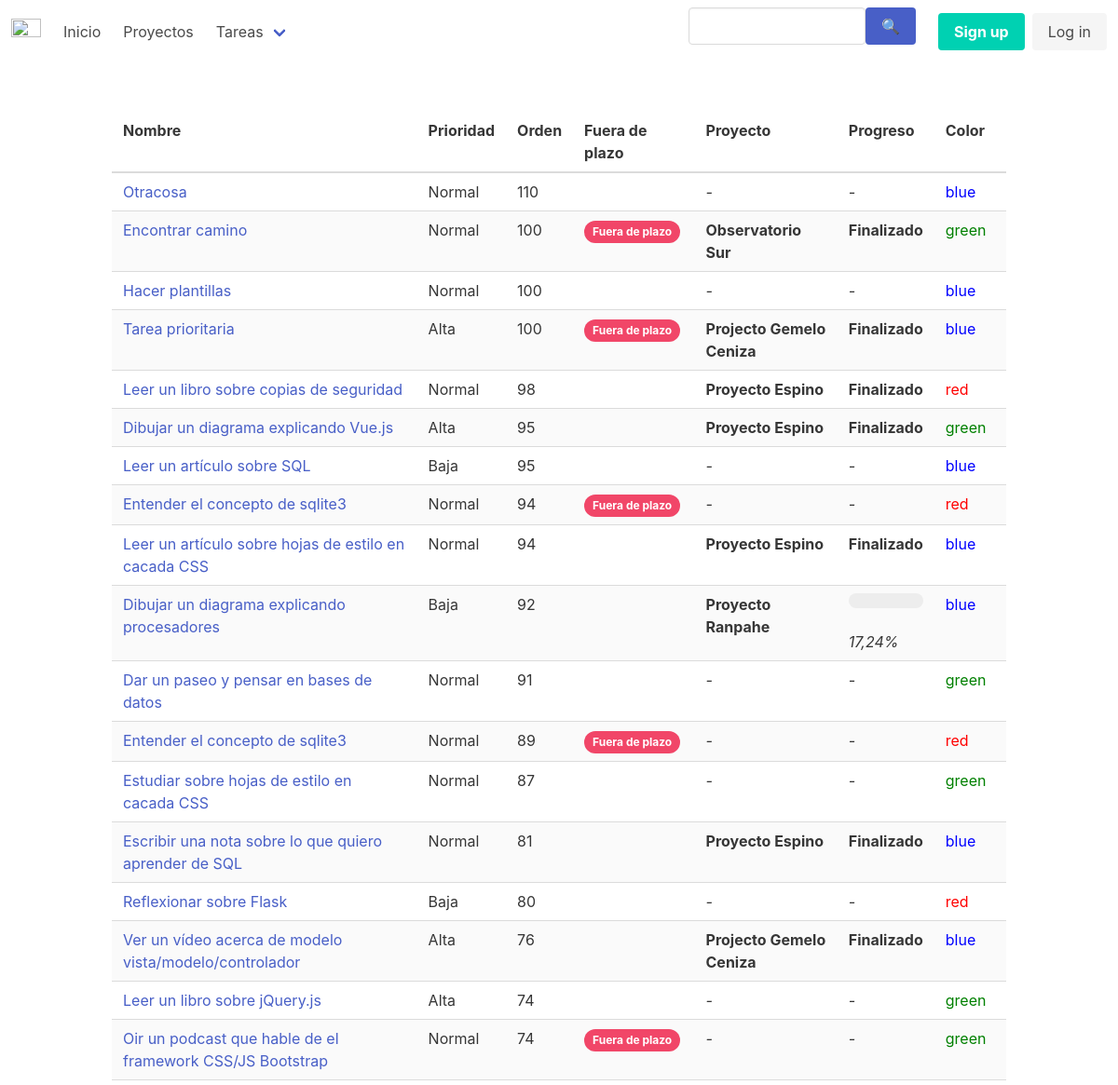
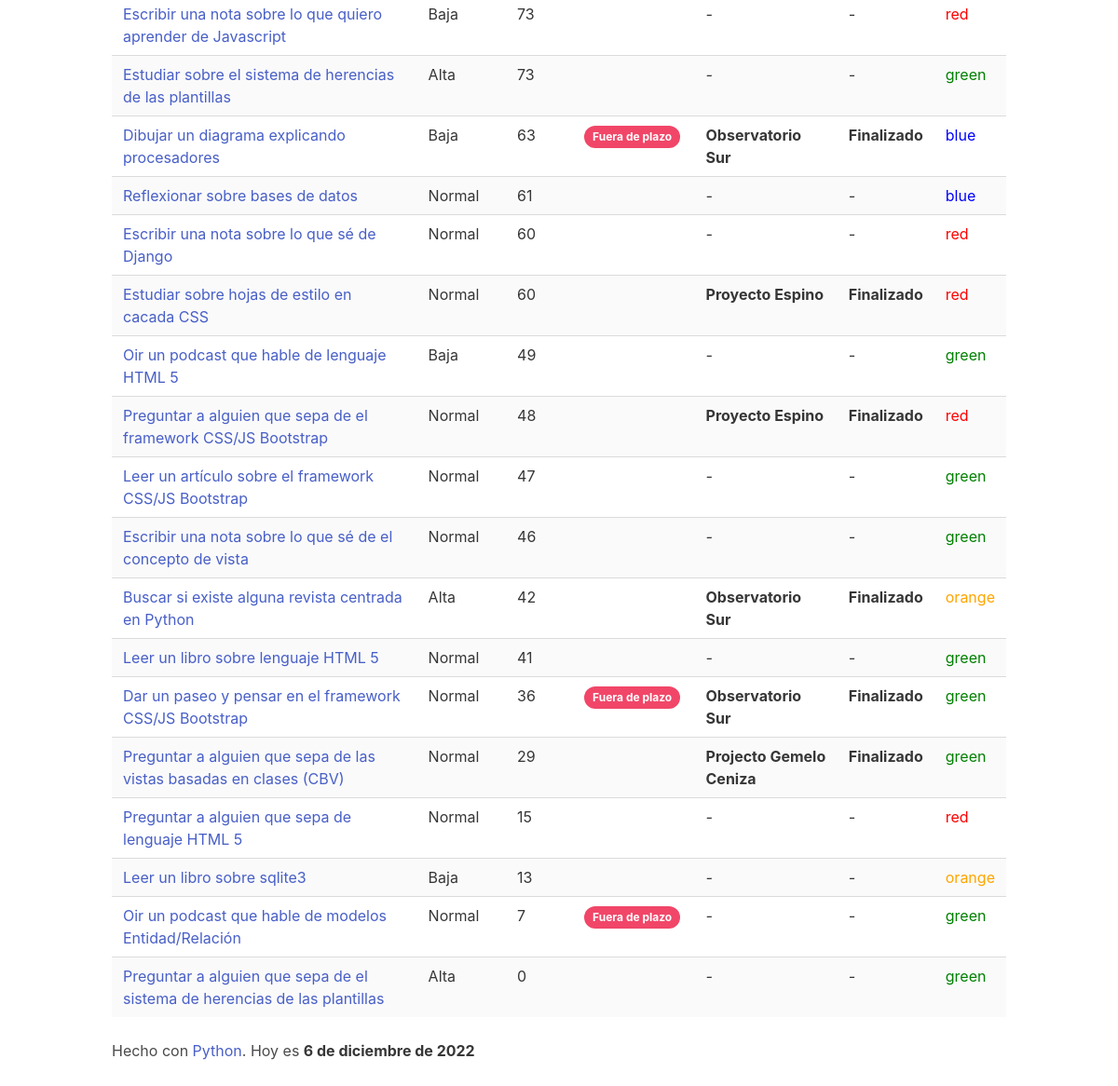
The page / on the database its author committed (2 pictures, top to bottom).
### tasks/models.py (models this page shows, shortened)
class Task(models.Model):
    class Meta:
        verbose_name = 'Tarea'
        verbose_name_plural = 'Tareas'
        ordering = ['-orden', 'name']
    name = models.CharField(max_length=250)
    finished = models.BooleanField(default=False)
    orden = models.IntegerField(default=100)
    priority = models.CharField(
        max_length=1,
        choices=[
            ('H', 'Alta'),
            ('N', 'Normal'),
            ('L', 'Baja'),
        ],
        default='N',
    )
    color = models.CharField(
        max_length=6,
        choices=[
            ('blue', 'Azul Marino'),
            ('red', 'Rojo'),
            ('orange', 'Naranja'),
            ('green', 'Verde'),
        ],
        default='blue',
        )
    due_date = models.DateField(
        blank=True,
        null=True,
        default=None,
    )
    project = models.ForeignKey(
        Project,
        blank=True,
        null=True,
        default=None,
        on_delete=models.SET_NULL,
        )
    def is_due(self) -> bool:
        if self.due_date is None:
            return False
        return self.due_date <= hoy()

class Project(models.Model):
    class Meta:
        verbose_name = 'Proyecto'
        verbose_name_plural = 'Proyectos'
        ordering = ['code']
    name = models.CharField(max_length=250)
    code = models.SlugField(max_length=4, unique=True)
    description = models.TextField()
    start_date = models.DateField()
    end_date = models.DateField()
    def progress(self):
        total_time = self.end_date - self.start_date
        today = datetime.date.today()
        time_passed = today - self.start_date
        progress = (float(time_passed.days) * 100.0) / float(total_time.days)
        return round(progress, 2)

### tasks/views.py (the view)
# urls.py: path('', tasks.views.homepage),
def homepage(request):
    hoy = timezone.now().date()
    tareas = (
        models.Task.objects
        .filter(finished=False)
        .select_related('project')
    )
    return render(request, 'tasks/homepage.html', {
        'fecha': hoy,
        'tareas': tareas,
    })

### tasks/models.py (called while the page is built)
def hoy():
    return timezone.now().date()

### tasks/templates/tasks/homepage.html
{% extends 'tasks/base.html' %}
{% block content %}
{% include 'tasks/includes/task_table.html' %}
<p>Hecho con <a href="http://python.org/">Python</a>. Hoy
es <strong>{{ fecha }}</strong></p>
{% endblock content %}

### tasks/templates/tasks/includes/task_table.html (shortened to what this page needs)
<table class="table is-striped">
  <thead>
    <tr>
      <th>Nombre</th>
      <th>Prioridad</th>
      <th>Orden</th>
      <th>Fuera de plazo</th>
      <th>Proyecto</th>
      <th>Progreso</th>
      <th>Color</th>
    </tr>
  </thead>
  <tbody>
  {% for tarea in tareas %}
    <tr>
      <td class="{% if tarea.priority == 'H' %}tarea-urgente{% endif %}">
       <a href="{% url 'detalle_tarea' pk=tarea.pk %}">
        {{ tarea.name }}
      </a>
      </td>
      <td>{{ tarea.get_priority_display }}</td>
      <td>{{ tarea.orden }}</td>
      <td>
        {% if tarea.is_due %}
          <b class="tag is-danger is-rounded">Fuera de plazo</b>
        {% endif %}
      </td>
      <td>
        {% if tarea.project %}
          <b>{{ tarea.project.name }}</b>
        {% else %}
          <i>-</i>
        {% endif %}
      </td>
      <td>
        {% if tarea.project %}
          {% if tarea.project.progress < 0.0 %}
            <b>No iniciado</b>
          {% elif tarea.project.progress > 100.0%}
            <b>Finalizado</b>
          {% else %}
            <progress class="progress" value="" max="100.0">
            </progress>
            <i>{{ tarea.project.progress }}%</i>
          {% endif %}
        {% else %}
            <i>-</i>
        {% endif %}
      </td>
      <td style="color: {{ tarea.color }}">
        {{ tarea.color }}
      </td>
    </tr>
  {% endfor %}
  </tbody>
</table>

### rows shown on the page
Task: name "Otracosa", priority "Normal", orden "110", color "blue"
Task: name "Encontrar camino", priority "Normal", orden "100", due_date "Fuera de plazo", project.name "Observatorio Sur", shows "Finalizado", color "green"
Task: name "Hacer plantillas", priority "Normal", orden "100", color "blue"
Task: name "Tarea prioritaria", priority "Alta", orden "100", due_date "Fuera de plazo", project.name "Projecto Gemelo Ceniza", shows "Finalizado", color "blue"
Task: name "Leer un libro sobre copias de seguridad", priority "Normal", orden "98", project.name "Proyecto Espino", shows "Finalizado", color "red"
Task: name "Dibujar un diagrama explicando Vue.js", priority "Alta", orden "95", project.name "Proyecto Espino", shows "Finalizado", color "green"
Task: name "Leer un artículo sobre SQL", priority "Baja", orden "95", color "blue"
Task: name "Entender el concepto de sqlite3", priority "Normal", orden "94", due_date "Fuera de plazo", color "red"
Task: name "Leer un artículo sobre hojas de estilo en cacada CSS", priority "Normal", orden "94", project.name "Proyecto Espino", shows "Finalizado", color "blue"
Task: name "Dibujar un diagrama explicando procesadores", priority "Baja", orden "92", project.name "Proyecto Ranpahe", project.progress "17,24", color "blue"
Task: name "Dar un paseo y pensar en bases de datos", priority "Normal", orden "91", color "green"
Task: name "Entender el concepto de sqlite3", priority "Normal", orden "89", due_date "Fuera de plazo", color "red"
Task: name "Estudiar sobre hojas de estilo en cacada CSS", priority "Normal", orden "87", color "green"
Task: name "Escribir una nota sobre lo que quiero aprender de SQL", priority "Normal", orden "81", project.name "Proyecto Espino", shows "Finalizado", color "blue"
Task: name "Reflexionar sobre Flask", priority "Baja", orden "80", color "red"
Task: name "Ver un vídeo acerca de modelo vista/modelo/controlador", priority "Alta", orden "76", project.name "Projecto Gemelo Ceniza", shows "Finalizado", color "blue"
Task: name "Leer un libro sobre jQuery.js", priority "Alta", orden "74", color "green"
Task: name "Oir un podcast que hable de el framework CSS/JS Bootstrap", priority "Normal", orden "74", due_date "Fuera de plazo", color "green"
Task: name "Escribir una nota sobre lo que quiero aprender de Javascript", priority "Baja", orden "73", color "red"
Task: name "Estudiar sobre el sistema de herencias de las plantillas", priority "Alta", orden "73", color "green"
Task: name "Dibujar un diagrama explicando procesadores", priority "Baja", orden "63", due_date "Fuera de plazo", project.name "Observatorio Sur", shows "Finalizado", color "blue"
Task: name "Reflexionar sobre bases de datos", priority "Normal", orden "61", color "blue"
Task: name "Escribir una nota sobre lo que sé de Django", priority "Normal", orden "60", color "red"
Task: name "Estudiar sobre hojas de estilo en cacada CSS", priority "Normal", orden "60", project.name "Proyecto Espino", shows "Finalizado", color "red"
Task: name "Oir un podcast que hable de lenguaje HTML 5", priority "Baja", orden "49", color "green"
Task: name "Preguntar a alguien que sepa de el framework CSS/JS Bootstrap", priority "Normal", orden "48", project.name "Proyecto Espino", shows "Finalizado", color "red"
Task: name "Leer un artículo sobre el framework CSS/JS Bootstrap", priority "Normal", orden "47", color "green"
Task: name "Escribir una nota sobre lo que sé de el concepto de vista", priority "Normal", orden "46", color "green"
Task: name "Buscar si existe alguna revista centrada en Python", priority "Alta", orden "42", project.name "Observatorio Sur", shows "Finalizado", color "orange"
Task: name "Leer un libro sobre lenguaje HTML 5", priority "Normal", orden "41", color "green"
Task: name "Dar un paseo y pensar en el framework CSS/JS Bootstrap", priority "Normal", orden "36", due_date "Fuera de plazo", project.name "Observatorio Sur", shows "Finalizado", color "green"
Task: name "Preguntar a alguien que sepa de las vistas basadas en clases (CBV)", priority "Normal", orden "29", project.name "Projecto Gemelo Ceniza", shows "Finalizado", color "green"
Task: name "Preguntar a alguien que sepa de lenguaje HTML 5", priority "Normal", orden "15", color "red"
Task: name "Leer un libro sobre sqlite3", priority "Baja", orden "13", color "orange"
Task: name "Oir un podcast que hable de modelos Entidad/Relación", priority "Normal", orden "7", due_date "Fuera de plazo", color "green"
Task: name "Preguntar a alguien que sepa de el sistema de herencias de las plantillas", priority "Alta", orden "0", color "green"
